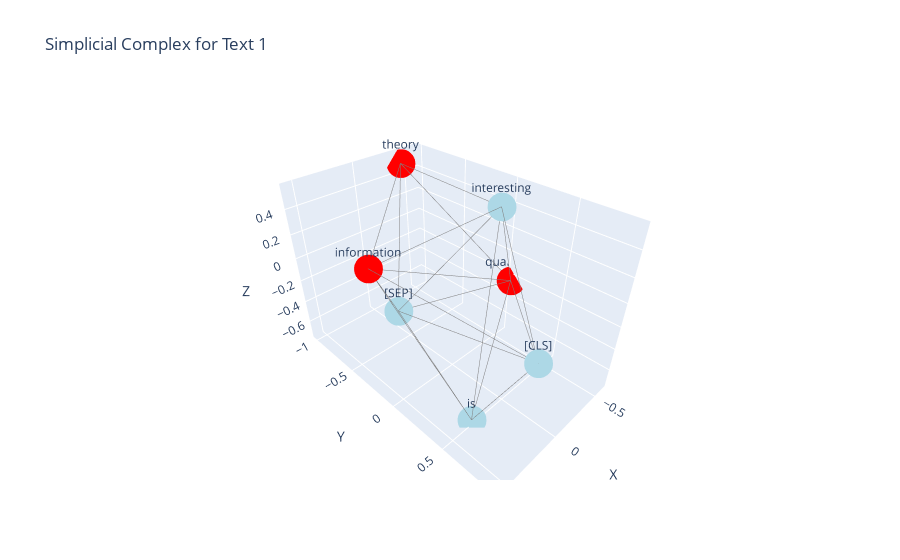
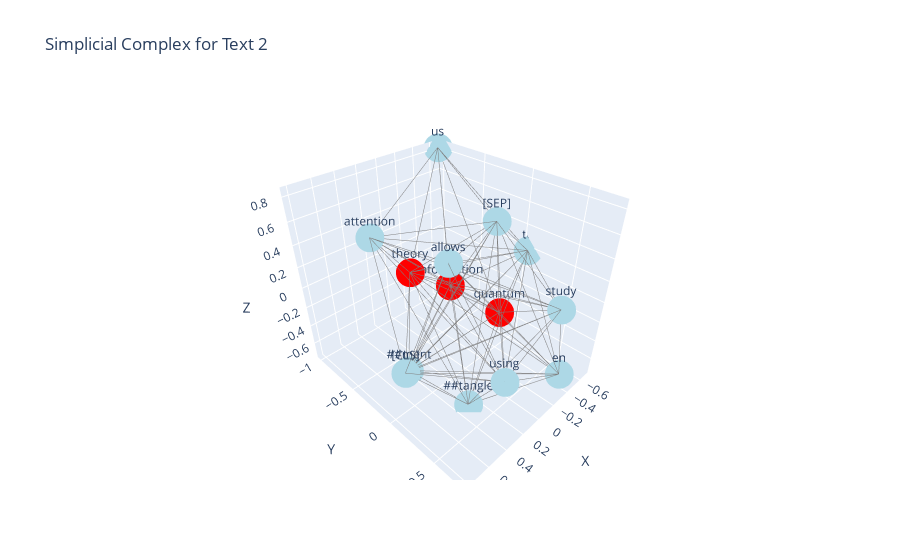

The code cell stored with these charts, in order, in its notebook:
### Code cell
import numpy as np
import torch
from transformers import AutoTokenizer, AutoModel
import gudhi as gd
import networkx as nx
from scipy.spatial.distance import jensenshannon
import plotly.graph_objs as go
from ipywidgets import interact, interactive, FloatSlider, IntSlider, Text, Dropdown, VBox, Label, Button
import warnings
warnings.filterwarnings("ignore", category=UserWarning)


def get_attention_matrix(text, model, tokenizer, layer, head):
    inputs = tokenizer(text, return_tensors="pt")
    outputs = model(**inputs, output_attentions=True)
    attention = outputs.attentions[layer][0, head].detach().cpu().numpy()
    return attention

def compute_persistence(attention_matrix):
    softmax_attention = np.exp(attention_matrix) / np.sum(np.exp(attention_matrix), axis=-1)[:, np.newaxis]
    distance_matrix = np.array([[np.sqrt(jensenshannon(softmax_attention[i], softmax_attention[j])) for j in range(softmax_attention.shape[0])] for i in range(softmax_attention.shape[0])])
    
    rips_complex = gd.RipsComplex(distance_matrix=distance_matrix, max_edge_length=np.inf)
    simplex_tree = rips_complex.create_simplex_tree(max_dimension=2)
    persistence = simplex_tree.persistence(min_persistence=0.01)
    return persistence, simplex_tree, distance_matrix
def plot_simplicial_complex_3d(simplex_tree, distance_matrix, title, threshold, tokens, highlight_tokens):
    g = nx.Graph()
    for (simplex, _) in simplex_tree.get_filtration():
        if len(simplex) == 2:
            if distance_matrix[simplex[0]][simplex[1]] <= threshold:
                g.add_edge(simplex[0], simplex[1])

    labels = {node: tokens[node] for node in g.nodes()}
    
    pos = nx.spring_layout(g, dim=3, seed=42)
    
    Xn = [pos[k][0] for k in g.nodes()]
    Yn = [pos[k][1] for k in g.nodes()]
    Zn = [pos[k][2] for k in g.nodes()]
    
    Xe = []
    Ye = []
    Ze = []
    for e in g.edges():
        Xe += [pos[e[0]][0], pos[e[1]][0], None]
        Ye += [pos[e[0]][1], pos[e[1]][1], None]
        Ze += [pos[e[0]][2], pos[e[1]][2], None]
    
    trace_edges = go.Scatter3d(x=Xe, y=Ye, z=Ze, mode='lines', line=dict(color='gray', width=1))
    
    node_colors = ['red' if labels[node] in highlight_tokens else 'lightblue' for node in g.nodes()]
    trace_nodes = go.Scatter3d(x=Xn, y=Yn, z=Zn, mode='markers+text', text=list(labels.values()), marker=dict(symbol='circle', size=10, color=node_colors), textposition="top center")
    
    layout = go.Layout(title=title, scene=dict(xaxis_title='X', yaxis_title='Y', zaxis_title='Z'), showlegend=False)
    
    fig = go.Figure(data=[trace_edges, trace_nodes], layout=layout)
    fig.show()

def load_model(model_name):
    tokenizer = AutoTokenizer.from_pretrained(model_name)
    model = AutoModel.from_pretrained(model_name)
    return tokenizer, model

model_dropdown = Dropdown(
    options=[
        ('GPT-2', 'gpt2'),
        ('DistilBERT', 'distilbert-base-uncased'),
        ('Bert', 'bert-base-uncased'),
        ('RoBERTa', 'roberta-base'),
        ('aleph-BeRT', 'onlplab/alephbert-base')
    ],
    value='gpt2',
    description='Model:'
)

tokenizer, model = load_model(model_dropdown.value)

text_input1 = Text(description='Text 1:', value='Quantum information theory is interesting')
text_input2 = Text(description='Text 2:', value='Quantum information theory allows us to study attention using entanglement')

layer_slider = IntSlider(value=1, min=0, max=model.config.num_hidden_layers - 1, description='Layer:', continuous_update=False)
head_slider = IntSlider(value=2, min=0, max=model.config.num_attention_heads - 1, description='Head:', continuous_update=False)

threshold_slider = FloatSlider(value=0.18, min=0.00, max=0.5, step=0.001, description='Threshold:', continuous_update=False)

subset_input = Text(description='Subset:', value='Quantum information theory')

def update_plot(threshold, text1, text2, layer, head, model_name, subset):
    tokenizer, model = load_model(model_name)
    layer_slider.max = model.config.num_hidden_layers - 1
    head_slider.max = model.config.num_attention_heads - 1

    attention_matrix1 = get_attention_matrix(text1, model, tokenizer, layer, head)
    attention_matrix2 = get_attention_matrix(text2, model, tokenizer, layer, head)

    persistence1, simplex_tree1, distance_matrix1 = compute_persistence(attention_matrix1)
    persistence2, simplex_tree2, distance_matrix2 = compute_persistence(attention_matrix2)

    tokens1 = tokenizer.tokenize(text1)
    tokens2 = tokenizer.tokenize(text2)

    tokens1 = [tokenizer.decode(token_id) for token_id in tokenizer.encode(text1)]
    tokens2 = [tokenizer.decode(token_id) for token_id in tokenizer.encode(text2)]

    if model_name == "gpt2":
        highlight_tokens = [tokenizer.convert_tokens_to_string(token) for token in tokenizer.tokenize(subset)]
    else:
        highlight_tokens = tokenizer.tokenize(subset)


    plot_simplicial_complex_3d(simplex_tree1, distance_matrix1, "Simplicial Complex for Text 1", threshold, tokens1, highlight_tokens)
    plot_simplicial_complex_3d(simplex_tree2, distance_matrix2, "Simplicial Complex for Text 2", threshold, tokens2, highlight_tokens)

# Create a VBox without the update_button
ui = VBox([
    model_dropdown, 
    text_input1, 
    text_input2, 
    subset_input, 
    layer_slider, 
    head_slider, 
    threshold_slider
])

# Pass the subset_input value to update_plot function
def wrapped_update_plot(*args, **kwargs):
    return update_plot(*args, subset=subset_input.value, **kwargs)

# Replace interact with interactive, include the model_name parameter
interactive_plot = interactive(wrapped_update_plot, threshold=threshold_slider, text1=text_input1, text2=text_input2, layer=layer_slider, head=head_slider, model_name=model_dropdown)

# Add a button to manually update the plot
update_button = Button(description="Update Plot")

def on_update_button_click(_):
    interactive_plot.update()
    
update_button.on_click(on_update_button_click)

# Add the update_button to the ui VBox
ui.children += (update_button,)

display(ui)

# Display the output of the interactive widget
interactive_plot.children[-1]

### Figure 1 — Plotly figure (JSON) as saved in the notebook; plotly's stock layout.template omitted (floating-point values rounded to 4 significant figures)
{"data": [{"line": {"color": "gray", "width": 1}, "mode": "lines", "type": "scatter3d", "x": [0.2588, 0.313, null, 0.2588, -0.6042, null, 0.2588, 0.557, null, 0.2588, 0.1412, null, 0.2588, -0.2553, null, 0.313, -0.6042, null, 0.313, 0.557, null, 0.313, 0.1412, null, 0.313, -0.2553, null, -0.6042, 0.557, null, -0.6042, 0.1412, null, -0.6042, -0.2553, null, -0.6042, -0.4106, null, 0.557, 0.1412, null, 0.557, -0.2553, null, 0.557, -0.4106, null, 0.1412, -0.2553, null, 0.1412, -0.4106, null, -0.4106, -0.2553, null], "y": [0.9015, 0.4939, null, 0.9015, 0.04662, null, 0.9015, -0.166, null, 0.9015, -0.4536, null, 0.9015, 0.1776, null, 0.4939, 0.04662, null, 0.4939, -0.166, null, 0.4939, -0.4536, null, 0.4939, 0.1776, null, 0.04662, -0.166, null, 0.04662, -0.4536, null, 0.04662, 0.1776, null, 0.04662, -1.0, null, -0.166, -0.4536, null, -0.166, 0.1776, null, -0.166, -1.0, null, -0.4536, 0.1776, null, -0.4536, -1.0, null, -1.0, 0.1776, null], "z": [0.04408, -0.729, null, 0.04408, -0.2414, null, 0.04408, 0.2987, null, 0.04408, -0.4106, null, 0.04408, 0.5491, null, -0.729, -0.2414, null, -0.729, 0.2987, null, -0.729, -0.4106, null, -0.729, 0.5491, null, -0.2414, 0.2987, null, -0.2414, -0.4106, null, -0.2414, 0.5491, null, -0.2414, 0.489, null, 0.2987, -0.4106, null, 0.2987, 0.5491, null, 0.2987, 0.489, null, -0.4106, 0.5491, null, -0.4106, 0.489, null, 0.489, 0.5491, null]}, {"marker": {"color": ["lightblue", "lightblue", "red", "red", "lightblue", "red", "lightblue"], "size": 10, "symbol": "circle"}, "mode": "markers+text", "text": ["[CLS]", "is", "quantum", "information", "[SEP]", "theory", "interesting"], "textposition": "top center", "type": "scatter3d", "x": [0.2588, 0.313, -0.6042, 0.557, 0.1412, -0.4106, -0.2553], "y": [0.9015, 0.4939, 0.04662, -0.166, -0.4536, -1.0, 0.1776], "z": [0.04408, -0.729, -0.2414, 0.2987, -0.4106, 0.489, 0.5491]}], "layout": {"scene": {"xaxis": {"title": {"text": "X"}}, "yaxis": {"title": {"text": "Y"}}, "zaxis": {"title": {"text": "Z"}}}, "showlegend": false, "title": {"text": "Simplicial Complex for Text 1"}}}

### Figure 2 — Plotly figure (JSON) as saved in the notebook; plotly's stock layout.template omitted (floating-point values rounded to 4 significant figures; data arrays with more than 128 entries replaced by an {"elided": "..."} marker saying what was removed)
{"data": [{"line": {"color": "gray", "width": 1}, "mode": "lines", "type": "scatter3d", "x": {"elided": "249 float values"}, "y": {"elided": "249 float values"}, "z": {"elided": "249 float values"}}, {"marker": {"color": ["lightblue", "lightblue", "lightblue", "lightblue", "lightblue", "lightblue", "lightblue", "lightblue", "red", "red", "red", "lightblue", "lightblue", "lightblue"], "size": 10, "symbol": "circle"}, "mode": "markers+text", "text": ["using", "##tangle", "en", "##ment", "[CLS]", "study", "[SEP]", "to", "quantum", "information", "theory", "allows", "us", "attention"], "textposition": "top center", "type": "scatter3d", "x": [0.4221, 0.314, -0.3677, 0.4147, 0.8056, -0.1565, -0.2379, -0.6772, -0.4645, -0.3558, 0.09838, 0.3586, -0.6506, 0.4969], "y": [0.7369, 0.3276, 0.7106, -0.2813, 0.1802, 0.7425, 0.05784, 0.06183, -0.02644, -0.55, -0.5782, 0.1482, -1.0, -0.5296], "z": [-0.08035, -0.7234, -0.5959, -0.7047, -0.1225, 0.2082, 0.6169, 0.1867, -0.4101, -0.3185, 0.02668, 0.5542, 0.8261, 0.5367]}], "layout": {"scene": {"xaxis": {"title": {"text": "X"}}, "yaxis": {"title": {"text": "Y"}}, "zaxis": {"title": {"text": "Z"}}}, "showlegend": false, "title": {"text": "Simplicial Complex for Text 2"}}}
